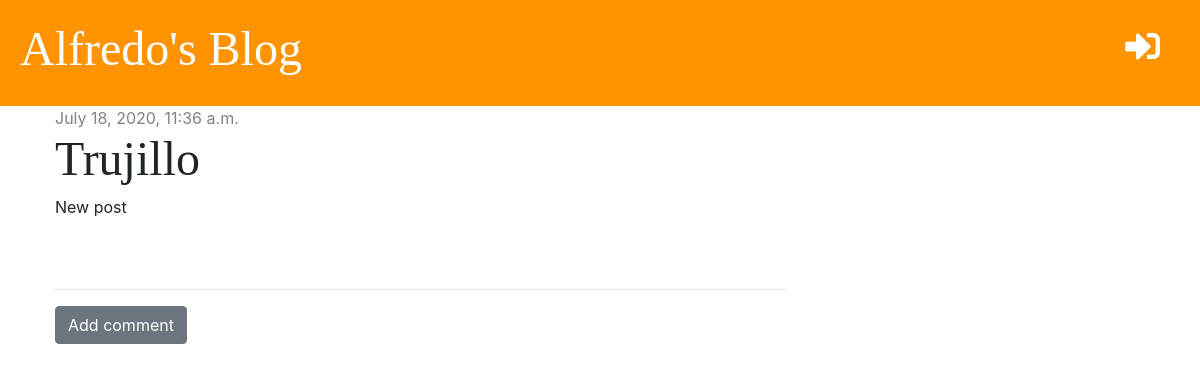
The page /post/9/ on the database as committed earlier.
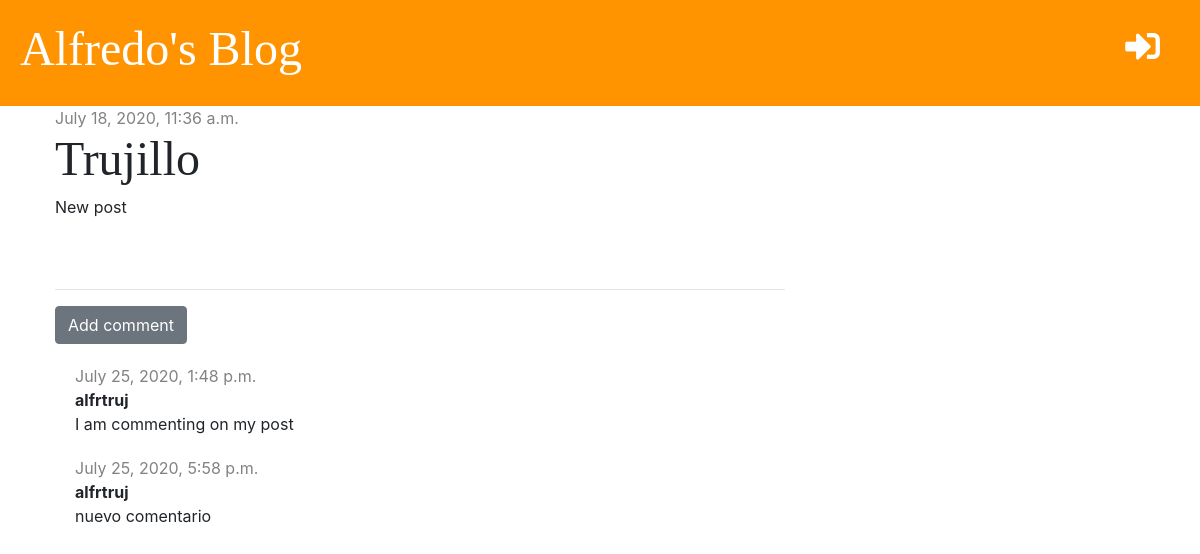
The same page on the database as committed later.
### blog/models.py (models this page shows, shortened)
class Comment(models.Model):
    post = models.ForeignKey('blog.Post', default=None, on_delete=models.CASCADE, related_name='comments')
    author = models.CharField(max_length=200)
    text = models.TextField()
    created_date = models.DateTimeField(default=timezone.now)
    approved = models.BooleanField(default=False)

### blog/views.py (the view)
# urls.py: path('post/<int:pk>/', views.post_detail, name='post_detail'),
def post_detail(request, pk):
    post = get_object_or_404(Post, pk=pk)
    stuff_for_frontend = {'post': post}
    return render(request, 'blog/post_detail.html', stuff_for_frontend)

### blog/templates/blog/post_detail.html (shortened to what this page needs)
{% extends 'blog/base.html' %}
{% block content %}
   <div class="post">
        {% if post.published_date %}
            <div class="date">
                {{ post.published_date }}
            </div>
        {% else %}
            <a href="{% url 'post_publish' pk=post.pk %}" class="btn btn-primary">Publish</a>
        {% endif %}
        <h1>{{ post.title }}</h1>
        <p>{{ post.text|linebreaksbr }}</p>
   </div>
    <hr>
    <a href="{% url 'add_comment_to_post' pk=post.pk %}" class="btn btn-secondary">Add comment</a>
    {% for comment in post.comments.all %}
        {% if user.is_authenticated or comment.approved %}
        <div class="comment">
            <div class="date">
                {{ comment.created_date }}
            </div>
            <strong>{{ comment.author }}</strong>
            <p>{{ comment.text }}</p>
        </div>
        {% endif %}
    {% empty %}
    <div class="comment">
        <p>No comments yet...</p>
    </div>
    {% endfor %}
{% endblock %}

Rows that differ between the two databases and show on the page:
now on this page (row edited): Comment: created_date "July 25, 2020, 1:48 p.m.", author "alfrtruj", text "I am commenting on my post"
now on this page (row edited): Comment: created_date "July 25, 2020, 5:58 p.m.", author "alfrtruj", text "nuevo comentario"
